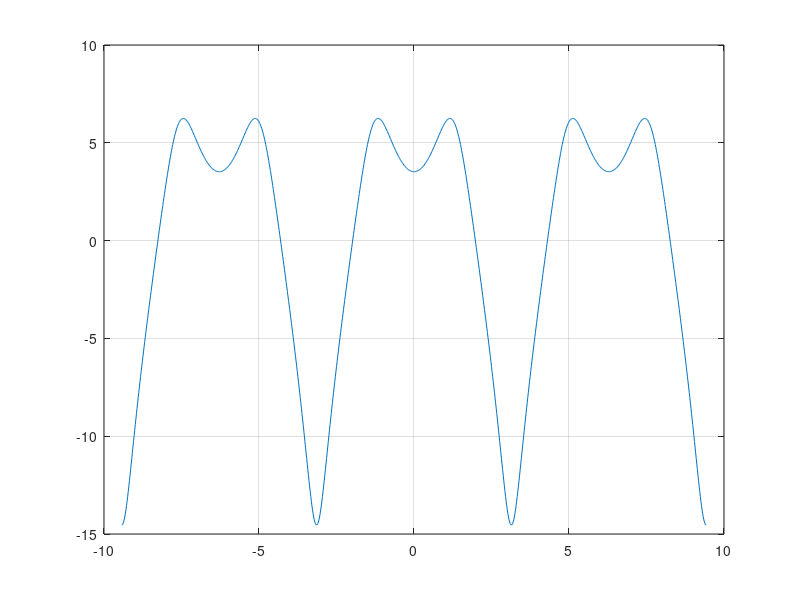
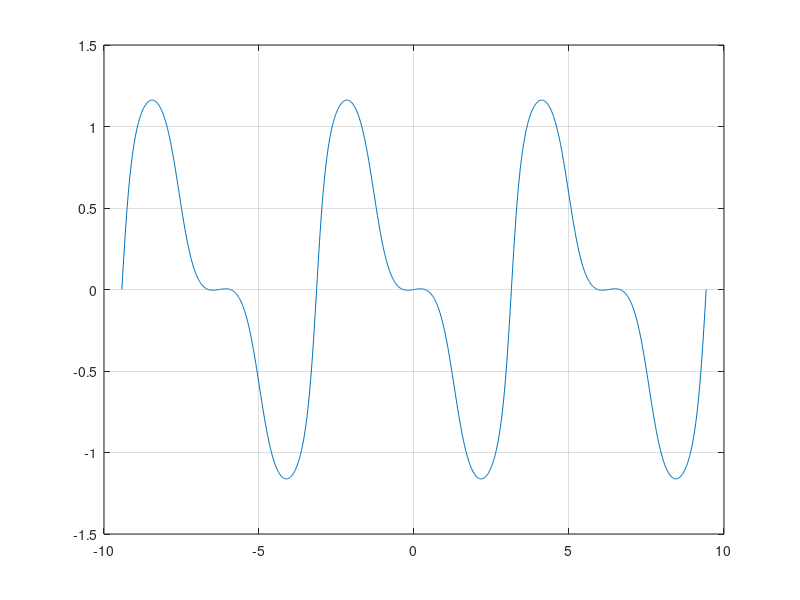

Here is the MATLAB script that generated these plots, in order:
%
% EXERCISE_3_2.M
%
% Frequency response of an IIR filter.
%

N = 1000;
% set up a frequency axis
delta_theta = 6*pi/(N-1);
theta = -3*pi:delta_theta:3*pi;

% specify the real and imaginary parts of the numerator
% and denominator of the FT
numr = 1 + 0.6.*cos(theta) - 0.1.*cos(2*theta);
numi = -0.6.*sin(theta) + 0.1.*sin(2*theta);

denr = 1 - 0.3.*cos(theta) + 0.3.*cos(2*theta);
deni = 0.3.*sin(theta) - 0.3.*sin(2*theta);

mag = sqrt(numr.^2 + numi.^2)./sqrt(denr.^2 + deni.^2);
phase = atan(numi./numr) - atan(deni./denr);

% plot
figure(1);
plot(theta, 20*log10(mag)); grid on;
figure(2);
plot(theta, phase); grid on;

fprintf('\n\n\nFinished ...\n');
